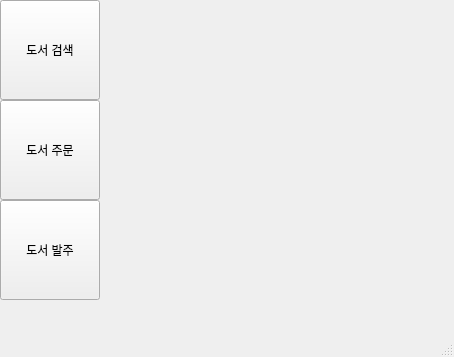
<?xml version="1.0" encoding="UTF-8"?>
<ui version="4.0">
 <class>lobby_window</class>
 <widget class="QMainWindow" name="lobby_window">
  <property name="geometry">
   <rect>
    <x>0</x>
    <y>0</y>
    <width>454</width>
    <height>357</height>
   </rect>
  </property>
  <property name="windowTitle">
   <string>로비</string>
  </property>
  <widget class="QWidget" name="centralwidget">
   <widget class="QPushButton" name="lobby_to_search_btn">
    <property name="enabled">
     <bool>true</bool>
    </property>
    <property name="geometry">
     <rect>
      <x>0</x>
      <y>0</y>
      <width>100</width>
      <height>100</height>
     </rect>
    </property>
    <property name="text">
     <string>도서 검색</string>
    </property>
    <property name="iconSize">
     <size>
      <width>16</width>
      <height>16</height>
     </size>
    </property>
   </widget>
   <widget class="QPushButton" name="booK_order_user_btn">
    <property name="enabled">
     <bool>true</bool>
    </property>
    <property name="geometry">
     <rect>
      <x>0</x>
      <y>100</y>
      <width>100</width>
      <height>100</height>
     </rect>
    </property>
    <property name="text">
     <string>도서 주문</string>
    </property>
    <property name="iconSize">
     <size>
      <width>16</width>
      <height>16</height>
     </size>
    </property>
   </widget>
   <widget class="QPushButton" name="book_order_master_btn">
    <property name="enabled">
     <bool>true</bool>
    </property>
    <property name="geometry">
     <rect>
      <x>0</x>
      <y>200</y>
      <width>100</width>
      <height>100</height>
     </rect>
    </property>
    <property name="text">
     <string>도서 발주</string>
    </property>
    <property name="iconSize">
     <size>
      <width>16</width>
      <height>16</height>
     </size>
    </property>
   </widget>
  </widget>
  <widget class="QMenuBar" name="menubar">
   <property name="geometry">
    <rect>
     <x>0</x>
     <y>0</y>
     <width>454</width>
     <height>21</height>
    </rect>
   </property>
  </widget>
  <widget class="QStatusBar" name="statusbar"/>
 </widget>
 <resources/>
 <connections>
  <connection>
   <sender>lobby_to_search_btn</sender>
   <signal>clicked()</signal>
   <receiver>lobby_window</receiver>
   <slot>lobby_to_search()</slot>
   <hints>
    <hint type="sourcelabel">
     <x>54</x>
     <y>89</y>
    </hint>
    <hint type="destinationlabel">
     <x>173</x>
     <y>54</y>
    </hint>
   </hints>
  </connection>
 </connections>
 <slots>
  <slot>lobby_to_search()</slot>
 </slots>
</ui>
